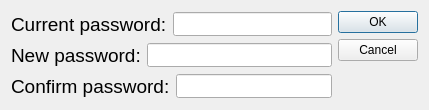
<?xml version="1.0" encoding="UTF-8"?>
<ui version="4.0">
 <class>Dialog</class>
 <widget class="QDialog" name="Dialog">
  <property name="geometry">
   <rect>
    <x>0</x>
    <y>0</y>
    <width>429</width>
    <height>110</height>
   </rect>
  </property>
  <property name="sizePolicy">
   <sizepolicy hsizetype="Preferred" vsizetype="Preferred">
    <horstretch>0</horstretch>
    <verstretch>0</verstretch>
   </sizepolicy>
  </property>
  <property name="maximumSize">
   <size>
    <width>16777215</width>
    <height>110</height>
   </size>
  </property>
  <property name="windowTitle">
   <string>Dialog</string>
  </property>
  <layout class="QGridLayout" name="gridLayout">
   <item row="0" column="0">
    <layout class="QVBoxLayout" name="verticalLayout">
     <item>
      <layout class="QHBoxLayout" name="horizontalLayout">
       <item>
        <widget class="QLabel" name="label_pw">
         <property name="sizePolicy">
          <sizepolicy hsizetype="Fixed" vsizetype="Preferred">
           <horstretch>0</horstretch>
           <verstretch>0</verstretch>
          </sizepolicy>
         </property>
         <property name="font">
          <font>
           <family>Tahoma</family>
           <pointsize>14</pointsize>
          </font>
         </property>
         <property name="text">
          <string>Current password:</string>
         </property>
        </widget>
       </item>
       <item>
        <widget class="QLineEdit" name="lineEdit_currentPw">
         <property name="sizePolicy">
          <sizepolicy hsizetype="Expanding" vsizetype="Maximum">
           <horstretch>0</horstretch>
           <verstretch>0</verstretch>
          </sizepolicy>
         </property>
         <property name="maximumSize">
          <size>
           <width>16777215</width>
           <height>24</height>
          </size>
         </property>
         <property name="font">
          <font>
           <family>Tahoma</family>
           <pointsize>14</pointsize>
          </font>
         </property>
        </widget>
       </item>
      </layout>
     </item>
     <item>
      <layout class="QHBoxLayout" name="horizontalLayout_3">
       <item>
        <widget class="QLabel" name="label_pw_2">
         <property name="sizePolicy">
          <sizepolicy hsizetype="Fixed" vsizetype="Preferred">
           <horstretch>0</horstretch>
           <verstretch>0</verstretch>
          </sizepolicy>
         </property>
         <property name="font">
          <font>
           <family>Tahoma</family>
           <pointsize>14</pointsize>
          </font>
         </property>
         <property name="text">
          <string>New password:</string>
         </property>
        </widget>
       </item>
       <item>
        <widget class="QLineEdit" name="lineEdit_newPw">
         <property name="sizePolicy">
          <sizepolicy hsizetype="Expanding" vsizetype="Preferred">
           <horstretch>0</horstretch>
           <verstretch>0</verstretch>
          </sizepolicy>
         </property>
         <property name="maximumSize">
          <size>
           <width>16777215</width>
           <height>24</height>
          </size>
         </property>
         <property name="font">
          <font>
           <family>Tahoma</family>
           <pointsize>14</pointsize>
          </font>
         </property>
        </widget>
       </item>
      </layout>
     </item>
     <item>
      <layout class="QHBoxLayout" name="horizontalLayout_4">
       <item>
        <widget class="QLabel" name="label_pw_3">
         <property name="sizePolicy">
          <sizepolicy hsizetype="Fixed" vsizetype="Preferred">
           <horstretch>0</horstretch>
           <verstretch>0</verstretch>
          </sizepolicy>
         </property>
         <property name="font">
          <font>
           <family>Tahoma</family>
           <pointsize>14</pointsize>
          </font>
         </property>
         <property name="text">
          <string>Confirm password:</string>
         </property>
        </widget>
       </item>
       <item>
        <widget class="QLineEdit" name="lineEdit_confirmPw">
         <property name="sizePolicy">
          <sizepolicy hsizetype="Expanding" vsizetype="Preferred">
           <horstretch>0</horstretch>
           <verstretch>0</verstretch>
          </sizepolicy>
         </property>
         <property name="maximumSize">
          <size>
           <width>16777215</width>
           <height>24</height>
          </size>
         </property>
         <property name="font">
          <font>
           <family>Tahoma</family>
           <pointsize>14</pointsize>
          </font>
         </property>
        </widget>
       </item>
      </layout>
     </item>
    </layout>
   </item>
   <item row="0" column="1">
    <widget class="QDialogButtonBox" name="buttonBox">
     <property name="sizePolicy">
      <sizepolicy hsizetype="Fixed" vsizetype="Expanding">
       <horstretch>0</horstretch>
       <verstretch>0</verstretch>
      </sizepolicy>
     </property>
     <property name="orientation">
      <enum>Qt::Vertical</enum>
     </property>
     <property name="standardButtons">
      <set>QDialogButtonBox::Cancel|QDialogButtonBox::Ok</set>
     </property>
    </widget>
   </item>
  </layout>
 </widget>
 <resources/>
 <connections>
  <connection>
   <sender>buttonBox</sender>
   <signal>accepted()</signal>
   <receiver>Dialog</receiver>
   <slot>accept()</slot>
   <hints>
    <hint type="sourcelabel">
     <x>248</x>
     <y>254</y>
    </hint>
    <hint type="destinationlabel">
     <x>157</x>
     <y>274</y>
    </hint>
   </hints>
  </connection>
  <connection>
   <sender>buttonBox</sender>
   <signal>rejected()</signal>
   <receiver>Dialog</receiver>
   <slot>reject()</slot>
   <hints>
    <hint type="sourcelabel">
     <x>316</x>
     <y>260</y>
    </hint>
    <hint type="destinationlabel">
     <x>286</x>
     <y>274</y>
    </hint>
   </hints>
  </connection>
 </connections>
</ui>
